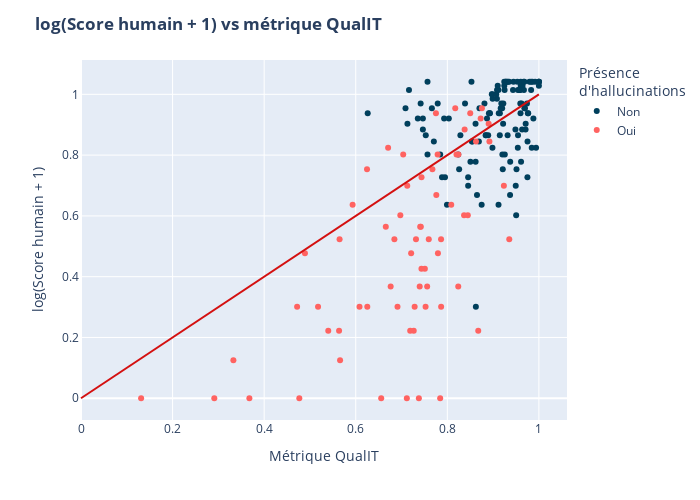

The notebook cell saved with this chart:
### Code cell
# Coloration avec hallucinations - version logarithmique
df["log_score_humain"] = np.log10(df["score_humain"]+1)

fig = px.scatter(
    df, x="C", y="log_score_humain", 
    color="pres_hallu", color_discrete_sequence=["#ff6361", "#003f5c"]
)
fig.add_shape(      # Ajout de la ligne x = y pour référence
    type="line", x0=0, x1=1, y0=0, y1=1, xref="x", yref="y",
    line=dict(color="#d41010")
)
fig.update_layout(
    title={"text": "<b>log(Score humain + 1) vs métrique QualIT</b>"},
    xaxis_title="Métrique QualIT", yaxis_title="log(Score humain + 1)", 
    legend_title="Présence <br>d'hallucinations",
    width=700, height=500
)
fig.update_traces(
    hovertemplate =
        "Métrique QualIT = %{x}<br>" \
        "log(Score humain + 1) = %{y}<extra></extra>"
)
fig.show()
